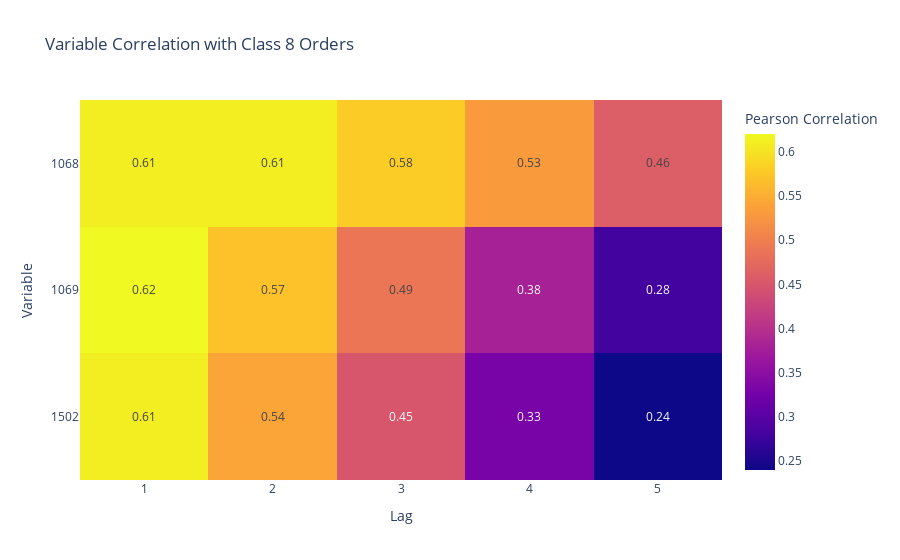

Notebook source saved alongside this figure:
### Code cell
print(lags)
fig = px.imshow(corr_matrix,
                labels=dict(x="Lag", y="Variable", color="Pearson Correlation"),
                x=[i for i in lags],
                y=x_vars,
                text_auto=True,
                title= "Variable Correlation Exogenous variables"
               )
fig.show()

### Figure 1 — Plotly figure (JSON) as saved in the notebook; plotly's stock layout.template omitted (floating-point values rounded to 4 significant figures)
{"data": [{"coloraxis": "coloraxis", "hovertemplate": "Lag: %{x}<br>Variable: %{y}<br>Pearson Correlation: %{z}<extra></extra>", "name": "0", "texttemplate": "%{z}", "type": "heatmap", "x": [1, 2, 3, 4, 5], "xaxis": "x", "y": ["1068", "1069", "1502"], "yaxis": "y", "z": [[0.61, 0.61, 0.58, 0.53, 0.46], [0.62, 0.57, 0.49, 0.38, 0.28], [0.61, 0.54, 0.45, 0.33, 0.24]]}], "layout": {"coloraxis": {"colorbar": {"title": {"text": "Pearson Correlation"}}, "colorscale": [[0, "#0d0887"], [0.1111, "#46039f"], [0.2222, "#7201a8"], [0.3333, "#9c179e"], [0.4444, "#bd3786"], [0.5556, "#d8576b"], [0.6667, "#ed7953"], [0.7778, "#fb9f3a"], [0.8889, "#fdca26"], [1, "#f0f921"]]}, "title": {"text": "Variable Correlation with Class 8 Orders"}, "xaxis": {"anchor": "y", "constrain": "domain", "domain": [0, 1], "scaleanchor": "y", "title": {"text": "Lag"}}, "yaxis": {"anchor": "x", "autorange": "reversed", "constrain": "domain", "domain": [0, 1], "title": {"text": "Variable"}}}}
